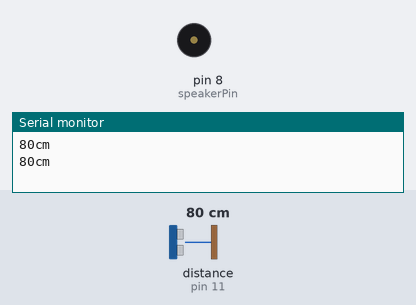
Bench run of a sketch on a simulated Arduino Uno, built with avr-gcc and run on an emulated ATmega328P. Parts: buzzer (waves = sounding), the last lines printed to the serial monitor. Wiring (inferred from the names in the program): ultrasonic range finder: trigger pin 12; echo pin 11. The test bench sets the inputs (shaded band); at power-on: distance to the obstacle (sensor on pin 11) 80 cm. The echo pulse lasts 58.3 µs per cm.

Above: at 0.97 s.
1.4 s: distance to the obstacle (sensor on pin 11) set to 98 cm
4.4 s: distance to the obstacle (sensor on pin 11) set to 104 cm
At 5.7 s:
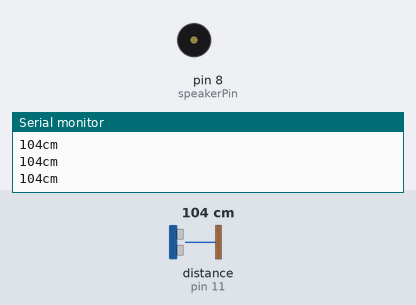
Timing chart, 0 to 7.4 s (numbered marks = the images above; inputs shaded):
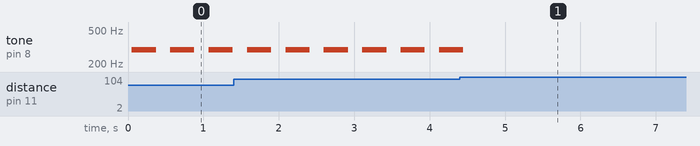

The sketch:

Challenge_9b_-_Ping_Piano.ino
```cpp
/*

  Space Apps 2018 Arduino Bootcamp
  Challenge 9b

  Ping Piano

  This sketch reads a PING))) ultrasonic rangefinder and ret
  urns the
  distance to the closest object in range. To do this, it sends a pulse
  to the sensor to initiate a reading, then listens for a pulse
  to return. The length of the returning pulse is proportional to
  the distance of the object from the sensor.

  The circuit:
  * +V connection of the PING))) attached to +5V
  * GND connection of the PING))) attached to ground

*/

// Pin number constants
const int triggerPin = 12;
const int echoPin = 11;
const int speakerPin = 8;

void playTone(int tone, int duration) {
for (long i = 0; i < duration * 1000L; i += tone * 2) {
digitalWrite(speakerPin, HIGH);
delayMicroseconds(tone);
digitalWrite(speakerPin, LOW);
delayMicroseconds(tone);
}
}

void playNote(char note, int duration) {
char names[] = { 'c', 'd', 'e', 'f', 'g', 'a', 'b', 'C' };
int tones[] = { 1915, 1700, 1519, 1432, 1275, 1136, 1014, 956 };

// play the tone corresponding to the note name
for (int i = 0; i < 8; i++) {
if (names[i] == note) {
playTone(tones[i], duration);
}
}
}

void setup() {
// initialize serial communication:
Serial.begin(9600);
pinMode(speakerPin, OUTPUT);
}

void loop()
{
long duration, cm;

// The PING))) is triggered by a HIGH pulse of 2 or more microseconds.
// Give a short LOW pulse beforehand to ensure a clean HIGH pulse:
pinMode(triggerPin, OUTPUT);
digitalWrite(triggerPin, LOW);
delayMicroseconds(2);
digitalWrite(triggerPin, HIGH);
delayMicroseconds(5);
digitalWrite(triggerPin, LOW);

// The echo pin is used to read the signal from the PING))): a HIGH
// pulse whose duration is the time (in microseconds) from the sending
// of the ping to the reception of its echo off of an object.
pinMode(echoPin, INPUT);
duration = pulseIn(echoPin, HIGH);

// convert the time into a distance
cm = microsecondsToCentimeters(duration);

Serial.print(cm);
Serial.print("cm");
Serial.println();

if ( cm > 100){
delay (300);
}else if (cm >60){
playNote('d', 300);
}else if (cm >50){
playNote('e', 300);
}else if (cm >40){
playNote('f', 300);
}else if (cm >30){
playNote('g', 300);
}else if (cm >20){
playNote('a', 300);
}else if (cm >10){
playNote('b', 300);
}else {
playNote('C', 300);
}

delay (200);
}
long microsecondsToCentimeters(long microseconds)
{
// The speed of sound is 340 m/s or 29 microseconds per centimeter.
// The ping travels out and back, so to find the distance of the
// object we take half of the distance travelled.
return microseconds / 29 / 2;
}
```

Measured:
- the behaviour switches between 100 and 101 cm on distance to the obstacle (sensor on pin 11) (found by bisection; images 0 and 1)
- after the input at 4.4 s, tone on pin 8 (speakerPin): goes on until 4.4 s, then stays silent
- by itself, tone on pin 8 (speakerPin): alternates 294 Hz for 0.32 s and silent for 0.19 s
